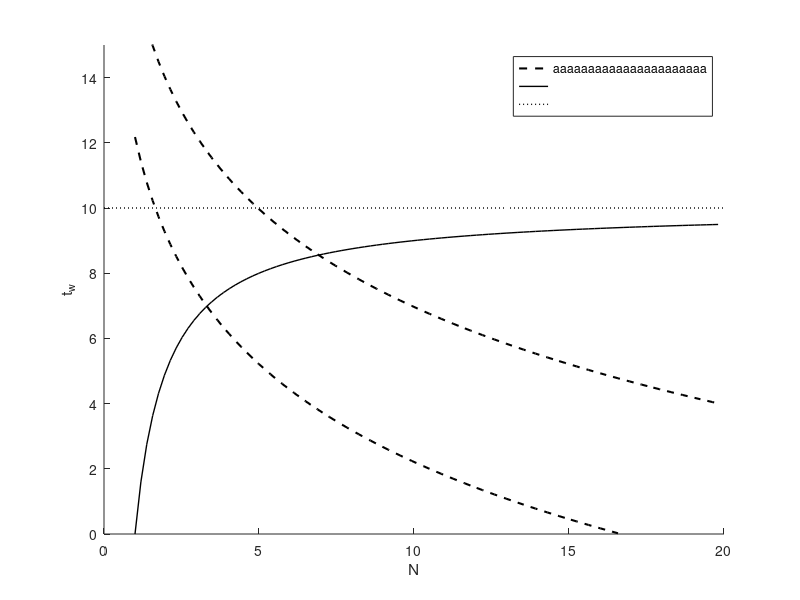

MATLAB code for this plot:


ts = 10;
n = 20;

num = 100;
x = zeros(1,num);
y_smalltheta = zeros(1,num);
y_largetheta = zeros(1,num);
y_w = zeros(1,num);
x2 = zeros(1,num);

k1 = 0.15;
sthe = 0.001;
lthe = 0.003;
k2 = 10;

for k = 1:1:num;
    
    x(k) = 1 + (20 - 1)/num*(k-1);
    x2(k) = x(k)/10;
    
    y_smalltheta(k) = k1*n*log2(1/(n*sthe*x(k)));
    y_largetheta(k) = k1*n*log2(1/(n*lthe*x(k)));
    y_w(k) = ts - k2/x(k);
    
    y_theta(k) = k1/ts/x2(k) + k2;
end

figure;
hold on;
plot(x, y_smalltheta, 'k--', 'linewidth', 1.5);
plot(x, y_w, 'k', 'linewidth', 1);
plot(0:1:20, ts*ones(1,21), 'k:', 'linewidth', 1);
plot(x, y_largetheta, 'k--', 'linewidth', 1.5);
axis([0 20 0 15]);
legend('aaaaaaaaaaaaaaaaaaaaaa', '            ', '            ');
xlabel('N');
ylabel('t_w');
% 
% figure;
% plot(x2, y_theta, 'k', 'linewidth', 1.5);
% xlabel('Predefined Error (rad)');
% ylabel('N');
% axis([0 2 0 50]);
